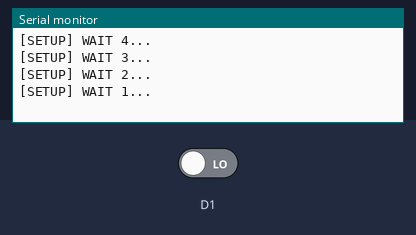
Bench run of a sketch on a simulated ESP8266 (NodeMCU). Shown: the last lines printed to the serial monitor. The inputs (shaded band) are chosen by the test bench; at power-on: D1 LOW. WiFi joins after 1.5 s; servers stay silent unless stated; web services answer with replies made up by the test bench.

Above: at 5.2 s.
5.3 s: D1 driven HIGH
At 6.96 s:
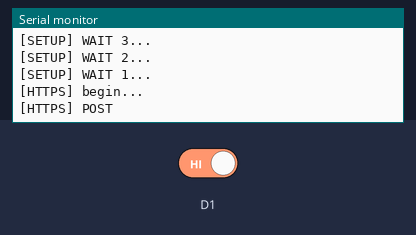
At 7.8 s:
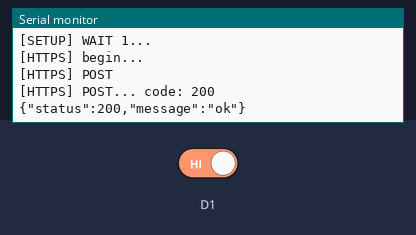
Timing chart, 0 to 9.3 s (numbered marks = the images above; inputs shaded):
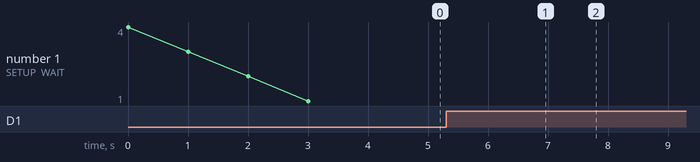

The sketch:

line_notify.ino
```cpp
#include <Arduino.h>
#include <ESP8266WiFi.h>
#include <ESP8266WiFiMulti.h>
#include <ESP8266HTTPClient.h>
#include <WiFiClientSecureBearSSL.h>

const uint8_t fingerprint[20] = {0xBF, 0x16, 0xAE, 0x79, 0xD2, 0xAB, 0x71, 0x44, 0xBE, 0xD8, 0xE7, 0x55, 0xA2, 0xC7, 0x0B, 0x39, 0x68, 0xDB, 0xB5, 0xD2};

const char* ssid = "";
const char* password = "";
const String url = "https://notify-api.line.me/api/notify";
const String TOKEN = "";

const String message = "Test Message";

ESP8266WiFiMulti WiFiMulti;

void setup() {

  pinMode(D1, INPUT);

  Serial.begin(115200);

  Serial.println();
  Serial.println();
  Serial.println();

  for (uint8_t t = 4; t > 0; t--) {
    Serial.printf("[SETUP] WAIT %d...\n", t);
    Serial.flush();
    delay(1000);
  }

  WiFi.mode(WIFI_STA);
  WiFiMulti.addAP(ssid, password);
}

void loop() {
  if(digitalRead(D1) == 1)
    sentNotify(message);
}

void sentNotify(String msg) {
  if ((WiFiMulti.run() == WL_CONNECTED)) {

    std::unique_ptr<BearSSL::WiFiClientSecure>client(new BearSSL::WiFiClientSecure);

    client->setFingerprint(fingerprint);

    HTTPClient https;

    Serial.print("[HTTPS] begin...\n");
    if (https.begin(*client, url)) {  // HTTPS

      https.addHeader("Authorization", "Bearer " + TOKEN);
      https.addHeader("Content-Type", "application/x-www-form-urlencoded");

      Serial.print("[HTTPS] POST\n");
      int httpCode = https.POST("message=" + msg);

      // httpCode will be negative on error
      if (httpCode > 0) {
        // HTTP header has been send and Server response header has been handled
        Serial.printf("[HTTPS] POST... code: %d\n", httpCode);

        // file found at server
        if (httpCode == HTTP_CODE_OK || httpCode == HTTP_CODE_MOVED_PERMANENTLY) {
          String payload = https.getString();
          Serial.println(payload);
        }
      } else {
        Serial.printf("[HTTPS] POST... failed, error: %s\n", https.errorToString(httpCode).c_str());
      }

      https.end();
    } else {
      Serial.printf("[HTTPS] Unable to connect\n");
    }
  }

  delay(1000);
}
```

Measured:
- after the input at 5.3 s, the serial monitor: prints a new line after 1.5 s (image 1)
